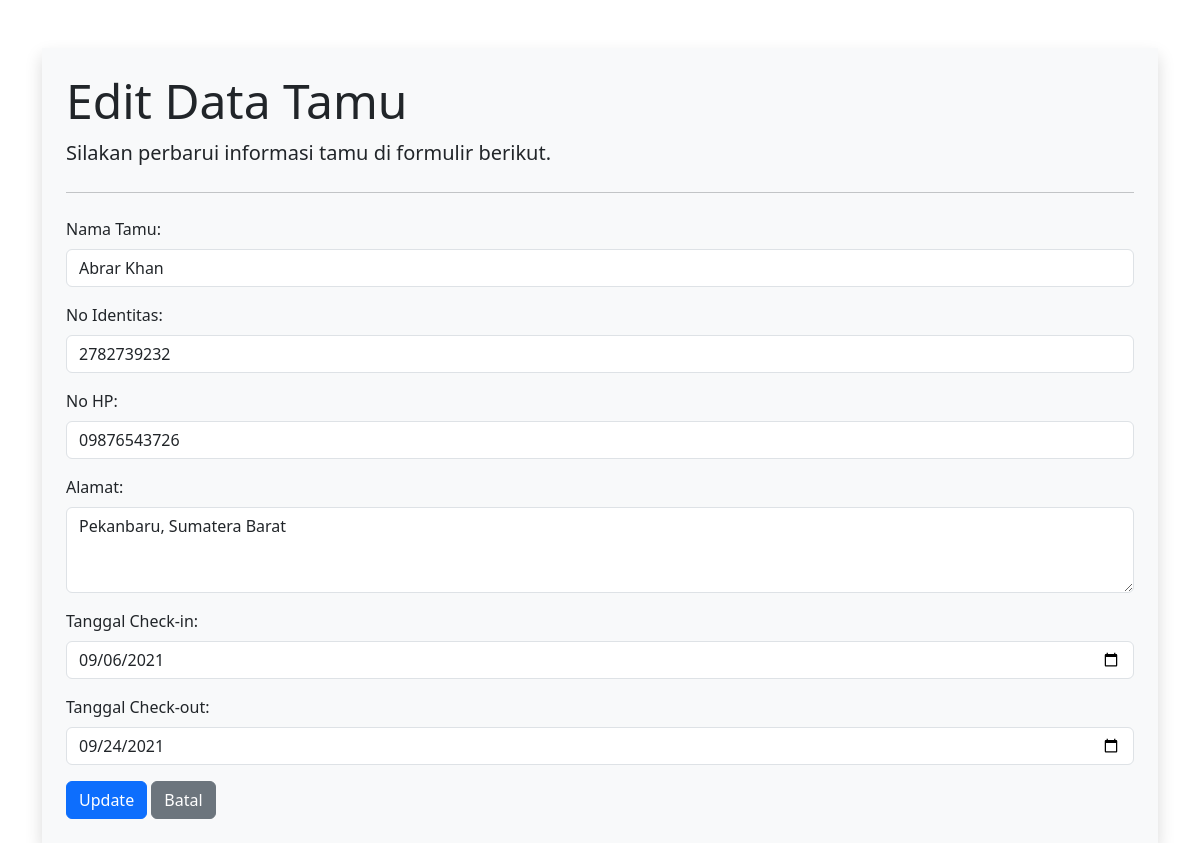
/edit.php?id_tamu=2, run on the app's committed database.
### tables this page shows
CREATE TABLE `tb_tamu` (
  `id_tamu` int(11) NOT NULL,
  `nama_tamu` varchar(100) NOT NULL,
  `no_identitas` varchar(50) NOT NULL,
  `no_hp` varchar(15) NOT NULL,
  `alamat_tamu` text NOT NULL,
  `email_tamu` varchar(100) DEFAULT NULL,
  `tanggal_checkin` date NOT NULL,
  `tanggal_checkout` date DEFAULT NULL
);

### edit.php (the view, shortened to what this page needs)
<?php
include 'koneksi.php';
$id_tamu = $_GET['id_tamu'];
$query = "SELECT * FROM tb_tamu WHERE id_tamu = $id_tamu";
$result = mysqli_query($conn, $query);
$row = mysqli_fetch_assoc($result);
?>
<!DOCTYPE html>
<html lang="en">
<head>
    <link href="https://cdn.jsdelivr.net/npm/bootstrap@5.3.0-alpha1/dist/css/bootstrap.min.css" rel="stylesheet">
</head>
<body>
    <div class="container mt-5">
        <div class="jumbotron bg-light p-4 shadow">
            <h1 class="display-5">Edit Data Tamu</h1>
            <p class="lead">Silakan perbarui informasi tamu di formulir berikut.</p>
            <hr class="my-4">
            <form action="aksi_edit.php" method="POST">
                <div class="mb-3">
                    <label for="nama_tamu" class="form-label">Nama Tamu:</label>
                    <input type="text" class="form-control" name="nama_tamu" value="<?= $row['nama_tamu'] ?>" required>
                </div>
                <div class="mb-3">
                    <label for="no_identitas" class="form-label">No Identitas:</label>
                    <input type="text" class="form-control" name="no_identitas" value="<?= $row['no_identitas'] ?>" required>
                </div>
                <div class="mb-3">
                    <label for="no_hp" class="form-label">No HP:</label>
                    <input type="text" class="form-control" name="no_hp" value="<?= $row['no_hp'] ?>" required>
                </div>
                <div class="mb-3">
                    <label for="alamat_tamu" class="form-label">Alamat:</label>
                    <textarea class="form-control" name="alamat_tamu" rows="3" required><?= $row['alamat_tamu'] ?></textarea>
                </div>
                <div class="mb-3">
                    <label for="tanggal_checkin" class="form-label">Tanggal Check-in:</label>
                    <input type="date" class="form-control" name="tanggal_checkin" value="<?= $row['tanggal_checkin'] ?>" required>
                </div>
                <div class="mb-3">
                    <label for="tanggal_checkout" class="form-label">Tanggal Check-out:</label>
                    <input type="date" class="form-control" name="tanggal_checkout" value="<?= $row['tanggal_checkout'] ?>">
                </div>
                <button type="submit" class="btn btn-primary">Update</button>
                <a href="index.php" class="btn btn-secondary">Batal</a>
            </form>
        </div>
    </div>
</body>
</html>

### data on the page
tb_tamu: nama_tamu "Abrar Khan", no_identitas "2782739232", no_hp "09876543726", alamat_tamu "Pekanbaru, Sumatera Barat", tanggal_checkin "09/06/2021", tanggal_checkout "09/24/2021"
